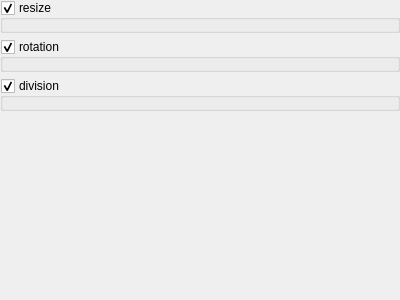
<?xml version="1.0" encoding="UTF-8"?>
<ui version="4.0">
 <class>BasicImageFunctionArea</class>
 <widget class="QWidget" name="BasicImageFunctionArea">
  <property name="geometry">
   <rect>
    <x>0</x>
    <y>0</y>
    <width>400</width>
    <height>300</height>
   </rect>
  </property>
  <property name="windowTitle">
   <string>Form</string>
  </property>
  <layout class="QVBoxLayout" name="verticalLayoutMain">
   <property name="leftMargin">
    <number>0</number>
   </property>
   <property name="topMargin">
    <number>0</number>
   </property>
   <property name="rightMargin">
    <number>0</number>
   </property>
   <property name="bottomMargin">
    <number>0</number>
   </property>
   <item>
    <widget class="QGroupBox" name="functionGroup1">
     <property name="title">
      <string>resize</string>
     </property>
     <property name="flat">
      <bool>true</bool>
     </property>
     <property name="checkable">
      <bool>true</bool>
     </property>
     <property name="checked">
      <bool>true</bool>
     </property>
     <layout class="QGridLayout" name="gridLayoutResize">
      <property name="leftMargin">
       <number>0</number>
      </property>
      <property name="topMargin">
       <number>10</number>
      </property>
      <property name="rightMargin">
       <number>0</number>
      </property>
      <property name="bottomMargin">
       <number>0</number>
      </property>
      <item row="0" column="0">
       <widget class="ImageResizeGUI" name="resize" native="true"/>
      </item>
     </layout>
    </widget>
   </item>
   <item>
    <widget class="QGroupBox" name="functionGroup2">
     <property name="title">
      <string>rotation</string>
     </property>
     <property name="flat">
      <bool>true</bool>
     </property>
     <property name="checkable">
      <bool>true</bool>
     </property>
     <property name="checked">
      <bool>true</bool>
     </property>
     <layout class="QGridLayout" name="gridLayoutRotation">
      <property name="leftMargin">
       <number>0</number>
      </property>
      <property name="topMargin">
       <number>10</number>
      </property>
      <property name="rightMargin">
       <number>0</number>
      </property>
      <property name="bottomMargin">
       <number>0</number>
      </property>
     </layout>
    </widget>
   </item>
   <item>
    <widget class="QGroupBox" name="functionGroup3">
     <property name="title">
      <string>division</string>
     </property>
     <property name="flat">
      <bool>true</bool>
     </property>
     <property name="checkable">
      <bool>true</bool>
     </property>
     <property name="checked">
      <bool>true</bool>
     </property>
     <layout class="QGridLayout" name="gridLayoutdivision">
      <property name="leftMargin">
       <number>0</number>
      </property>
      <property name="topMargin">
       <number>10</number>
      </property>
      <property name="rightMargin">
       <number>0</number>
      </property>
      <property name="bottomMargin">
       <number>0</number>
      </property>
     </layout>
    </widget>
   </item>
   <item>
    <spacer name="verticalSpacer">
     <property name="orientation">
      <enum>Qt::Vertical</enum>
     </property>
     <property name="sizeHint" stdset="0">
      <size>
       <width>20</width>
       <height>40</height>
      </size>
     </property>
    </spacer>
   </item>
   <item>
    <widget class="BasicImageViewControl" name="basicImageViewControl" native="true"/>
   </item>
  </layout>
 </widget>
 <customwidgets>
  <customwidget>
   <class>BasicImageViewControl</class>
   <extends>QWidget</extends>
   <header>gui/image/basic/control.h</header>
   <container>1</container>
  </customwidget>
  <customwidget>
   <class>ImageResizeGUI</class>
   <extends>QWidget</extends>
   <header>gui/image/resize/image_resize_gui.h</header>
   <container>1</container>
  </customwidget>
 </customwidgets>
 <resources/>
 <connections/>
</ui>
